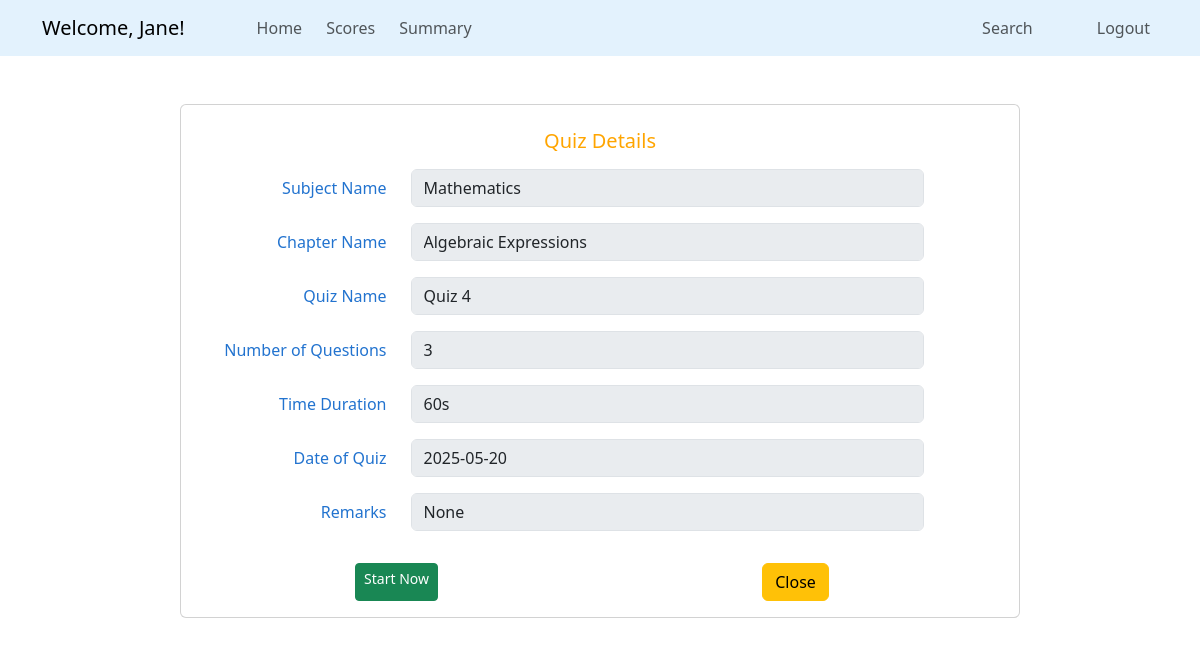
The page /quiz_details/4 (signed in) on the database its author committed.
### quizapp/models.py (models this page shows, shortened)
class Subject(db.Model):
    sid = db.Column(db.Integer, primary_key = True)
    description = db.Column(db.Text, nullable = False)
    sname = db.Column(db.String(60), nullable = False, unique = True)
    chapters = db.relationship('Chapter', backref = 'subject', lazy = True, cascade = 'all, delete')

class Chapter(db.Model):
    cid = db.Column(db.Integer, primary_key = True)
    cname = db.Column(db.String(60), nullable = False)
    description = db.Column(db.Text, nullable = False)
    subjectid = db.Column(db.Integer, db.ForeignKey('subject.sid'), nullable = False)
    quizzes = db.relationship('Quiz', backref = 'chapter', lazy = True, cascade = 'all, delete')

class Quiz(db.Model):
    quizid = db.Column(db.Integer, primary_key = True)
    qname = db.Column(db.String(60), nullable = False)
    dateofquiz = db.Column(db.DateTime, nullable = False)
    timeduration = db.Column(db.Integer, nullable = False)
    remarks = db.Column(db.String(30), nullable = True)
    chapterid = db.Column(db.Integer, db.ForeignKey('chapter.cid'), nullable = False) # (foreign key-chapter)
    question = db.relationship('Questions', backref = 'quiz', lazy = True, cascade = 'all, delete')
    scores = db.relationship('Scores', backref = 'quiz', lazy = True, cascade = 'all, delete')

### quizapp/routes.py (the view)
@app.route('/quiz_details/<int:qid>', methods = ['GET', 'POST'])
def quiz_details(qid):
    if 'user_id' in session:
        quiz = Quiz.query.get_or_404(qid)
        return render_template('users/quiz_details.html', quiz = quiz)
    flash('Login to access the page', 'danger')
    return redirect(url_for('login'))

### quizapp/templates/users/quiz_details.html
{% extends "users/base_dashboard.html" %}
{% block section %}
<div class="container card mt-5" style="max-width: 70%;">
    <form id="add-new" method="POST">
        <div class="card-body mt-2" style="color: #2273cf;">
            <div class="card-title text-center mb-3">
                <h5 style="color: orange;">Quiz Details</h5>
            </div>
            <div class="row mb-3">
                <label for="name" class="col-sm-3 col-form-label text-end">Subject Name</label>
                <div class="col-sm-8">
                    <input class="form-control" id="sname" name="sname" value="{{ quiz.chapter.subject.sname }}"
                        disabled>
                </div>
            </div>
            <div class="row mb-3">
                <label for="name" class="col-sm-3 col-form-label text-end">Chapter Name</label>
                <div class="col-sm-8">
                    <input class="form-control" id="cname" name="cname" value="{{ quiz.chapter.cname }}" disabled>
                </div>
            </div>
            <div class="row mb-3">
                <label for="name" class="col-sm-3 col-form-label text-end">Quiz Name</label>
                <div class="col-sm-8">
                    <input class="form-control" id="qname" name="qname" value="{{ quiz.qname }}" disabled>
                </div>
            </div>
            <div class="row mb-3">
                <label for="noquestions" class="col-sm-3 col-form-label text-end">Number of Questions</label>
                <div class="col-sm-8">
                    <input class="form-control" id="noquestions" name="noquestions" value="{{ quiz.question | length }}"
                        disabled>
                </div>
            </div>
            <div class="row mb-3">
                <label for="tduration" class="col-sm-3 col-form-label text-end">Time Duration</label>
                <div class="col-sm-8">
                    <input class="form-control" id="timeduration" name="tduration" value="{{ quiz.timeduration }}s"
                        disabled>
                </div>
            </div>
            <div class="row mb-3">
                <label for="qdate" class="col-sm-3 col-form-label text-end">Date of Quiz</label>
                <div class="col-sm-8">
                    <input class="form-control" id="qdate" name="qdate"
                        value="{{ quiz.dateofquiz.strftime('%Y-%m-%d') }}" disabled>
                </div>
            </div>
            <div class="row mb-3">
                <label for="remarks" class="col-sm-3 col-form-label text-end">Remarks</label>
                <div class="col-sm-8">
                    <input class="form-control" id="remarks" name="remarks" value="{{ quiz.remarks }}" disabled>
                </div>
            </div>
        </div>
    </form>
    <div class="d-flex justify-content-around mb-3">
        <a href="{{ url_for('quiz_attempt', qid = quiz.quizid)}}" class="btn btn-success btn-sm">Start Now</a>
        <a href="{{ url_for('user_dashboard') }}" class="btn btn-warning me-3">Close</a>
    </div>
</div>
{% endblock %}

### rows shown on the page
Subject: sname "Mathematics"
Chapter: cname "Algebraic Expressions"
Quiz: qname "Quiz 4", tduration "60s", qdate "2025-05-20", remarks "None"

### other values the page prints
{{ session.get('user_name') }} "Jane"
